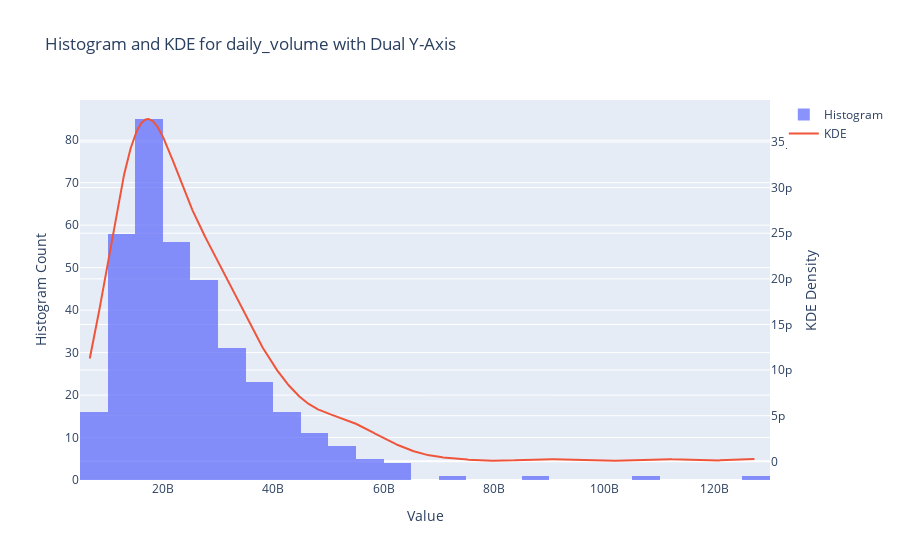

Notebook code cell kept with this figure:
### Code cell
hist = go.Histogram(x=mineable["daily_volume"], opacity=0.75, name="Histogram")


x_vals = np.linspace(min(mineable["daily_volume"]), max(mineable["daily_volume"]), 1000)
kde = gaussian_kde(mineable["daily_volume"])
y_vals = kde(x_vals)

kde_trace = go.Scatter(x=x_vals, y=y_vals, mode="lines", name="KDE", yaxis="y2")

layout_dual_y = go.Layout(
    title="Histogram and KDE for daily_volume with Dual Y-Axis",
    xaxis=dict(title="Value"),
    yaxis=dict(title="Histogram Count"),
    yaxis2=dict(title="KDE Density", overlaying="y", side="right"),
    barmode="overlay",
)

fig_dual_y = go.Figure(data=[hist, kde_trace], layout=layout_dual_y)
fig_dual_y.show()

### Figure 1 — Plotly figure (JSON) as saved in the notebook; plotly's stock layout.template omitted (floating-point values rounded to 4 significant figures; data arrays with more than 128 entries replaced by an {"elided": "..."} marker saying what was removed)
{"data": [{"name": "Histogram", "opacity": 0.75, "type": "histogram", "x": {"elided": "364 float values"}}, {"mode": "lines", "name": "KDE", "type": "scatter", "x": {"elided": "1000 float values"}, "y": {"elided": "1000 float values"}, "yaxis": "y2"}], "layout": {"barmode": "overlay", "title": {"text": "Histogram and KDE for daily_volume with Dual Y-Axis"}, "xaxis": {"title": {"text": "Value"}}, "yaxis": {"title": {"text": "Histogram Count"}}, "yaxis2": {"overlaying": "y", "side": "right", "title": {"text": "KDE Density"}}}}
